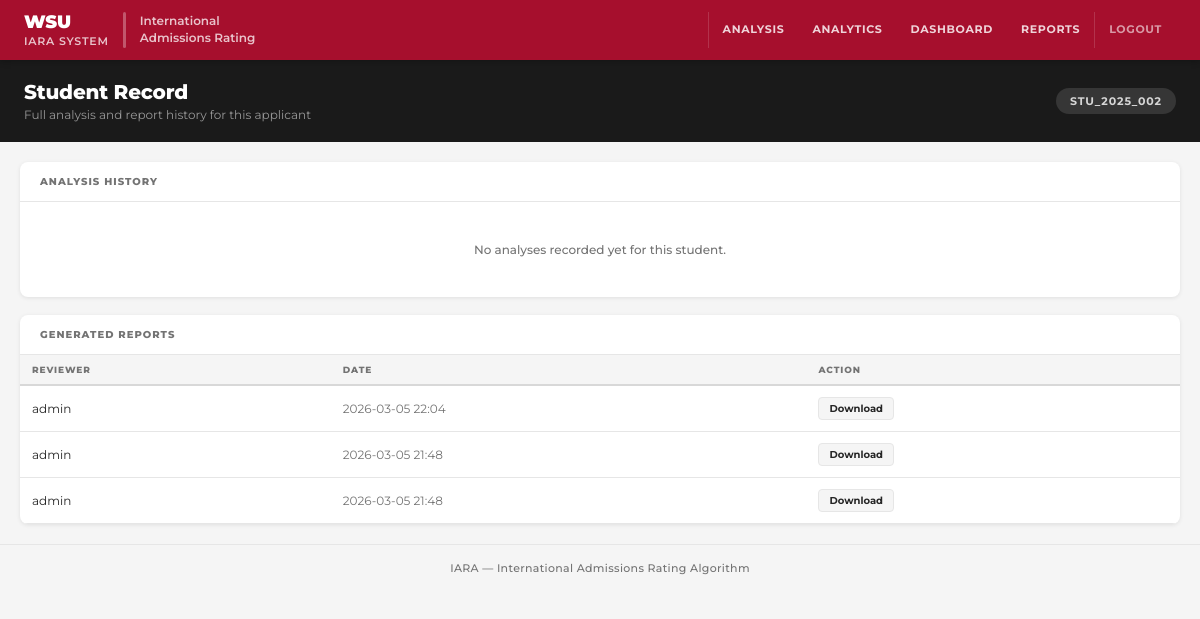
The app's page /student/STU_2025_002 (signed in) with its own data.
### tables this page shows
CREATE TABLE reports (
                    id INTEGER PRIMARY KEY AUTOINCREMENT,
                    analysis_id INTEGER,
                    student_id TEXT,
                    reviewed_by INTEGER,
                    reviewed_at TEXT DEFAULT CURRENT_TIMESTAMP,
                    pdf_blob BLOB,
                    file_size INTEGER
                );

CREATE TABLE users (
                    id INTEGER PRIMARY KEY AUTOINCREMENT,
                    username TEXT UNIQUE NOT NULL,
                    password_hash TEXT NOT NULL,
                    salt TEXT NOT NULL,
                    full_name TEXT,
                    email TEXT,
                    role TEXT DEFAULT 'reviewer',
                    is_active INTEGER DEFAULT 1,
                    created_at TEXT DEFAULT CURRENT_TIMESTAMP,
                    last_login TEXT
                );

### app.py (the view)
@app.route('/student/<student_id>')
def student_detail(student_id):
    redirect_response = require_login()
    if redirect_response:
        return redirect_response
    db = get_db()
    analyses = db.get_student_analyses(student_id) if hasattr(db, 'get_student_analyses') else []
    reports  = db.get_student_reports(student_id)  if hasattr(db, 'get_student_reports')  else []
    return render_template('student_detail.html',
                           username=session.get('full_name'),
                           student_id=student_id,
                           analyses=analyses,
                           reports=reports)

### app.py (called while the page is built)
def require_login():
    if 'user_id' not in session:
        return redirect(url_for('login'))
    return None

### db/database.py (called while the page is built)
def get_db() -> Database:
    global _db_instance
    if _db_instance is None:
        _db_instance = Database()
    return _db_instance

    def _get_connection(self):
        conn = sqlite3.connect(
            self.db_path,
            timeout=10,
            check_same_thread=False
        )
        conn.row_factory = sqlite3.Row
        conn.execute("PRAGMA journal_mode=WAL;")
        return conn

    def get_student_analyses(self, student_id: str) -> List[Dict]:
        with self._get_connection() as conn:
            cursor = conn.cursor()
            cursor.execute("""
                SELECT * FROM analysis_records
                WHERE student_id = ?
                ORDER BY analyzed_at DESC
            """, (student_id,))
            return [dict(row) for row in cursor.fetchall()]

    def get_student_reports(self, student_id: str) -> List[Dict]:
        with self._get_connection() as conn:
            cursor = conn.cursor()
            cursor.execute("""
                SELECT r.id, r.analysis_id, r.student_id, r.reviewed_at,
                       r.file_size, u.username AS reviewer
                FROM reports r
                LEFT JOIN users u ON r.reviewed_by = u.id
                WHERE r.student_id = ?
                ORDER BY r.reviewed_at DESC
            """, (student_id,))
            return [dict(row) for row in cursor.fetchall()]

### templates/student_detail.html (shortened to what this page needs)
<!DOCTYPE html>
<html lang="en">
<head>
  <link rel="stylesheet" href="https://cdn-web-wsu.s3-us-west-2.amazonaws.com/designsystem/1.x/build/dist/wsu-design-system.bundle.dist.css">
</head>
<body>
<header class="site-header">
  <a class="site-brand" href="/">
    <div><div class="brand-wsu">WSU</div><div class="brand-app">IARA System</div></div>
    <div class="brand-rule"></div>
    <div style="font-size:12px;font-weight:600;color:rgba(255,255,255,.75);line-height:1.4;">International<br>Admissions Rating</div>
  </a>
  <nav class="site-nav">
    <a href="/">Analysis</a><a href="/analytics">Analytics</a><a href="/dashboard">Dashboard</a>
    <a href="/reports">Reports</a>
    <div class="nav-div"></div><a href="/logout" style="opacity:.7">Logout</a>
  </nav>
</header>
<div class="page-hero">
  <div class="hero-text">
    <h1>Student Record</h1>
    <p>Full analysis and report history for this applicant</p>
  </div>
  <div class="hero-id">{{ student_id }}</div>
</div>
<main class="page-body">
  <div class="card">
    <div class="card-head"><h2>Analysis History</h2></div>
    {% if analyses %}
    <table class="data-table">
      <thead><tr><th>Date</th><th>Final Score</th></tr></thead>
      <tbody>
        {% for a in analyses %}
        <tr>
          <td style="color:var(--gm);">{{ a.analyzed_at[:16] if a.analyzed_at else '—' }}</td>
          <td><strong>{{ "%.2f"|format(a.final_score) if a.final_score else '—' }}</strong></td>
        </tr>
        {% endfor %}
      </tbody>
    </table>
    {% else %}
    <p class="empty-msg">No analyses recorded yet for this student.</p>
    {% endif %}
  </div>
  <div class="card">
    <div class="card-head"><h2>Generated Reports</h2></div>
    {% if reports %}
    <table class="data-table">
      <thead><tr><th>Reviewer</th><th>Date</th><th>Action</th></tr></thead>
      <tbody>
        {% for r in reports %}
        <tr>
          <td>{{ r.reviewer or '—' }}</td>
          <td style="color:var(--gm);">{{ r.reviewed_at[:16] if r.reviewed_at else '—' }}</td>
          <td><a href="/api/report/{{ r.id }}/download" class="dl-btn">Download</a></td>
        </tr>
        {% endfor %}
      </tbody>
    </table>
    {% else %}
    <p class="empty-msg">No reports generated yet for this student.</p>
    {% endif %}
  </div>
</main>
<footer class="site-footer">IARA — International Admissions Rating Algorithm </footer>
</body>
</html>

### templates/student_detail.html (style rules this page uses)
:root { --c:#a60f2d;--cd:#7a0b21;--gt:#262626;--gm:#737373;--gb:#e6e6e6;--gbg:#f5f5f5;--gd:#1a1a1a;--font:'Montserrat',sans-serif;--r:4px;--rmd:8px;--sh:0 1px 4px rgba(0,0,0,.09) }
*,*::before,*::after { margin:0;padding:0;box-sizing:border-box }
body { font-family:var(--font);font-size:14px;color:var(--gt);background:var(--gbg);min-height:100vh;-webkit-font-smoothing:antialiased }
.site-header { background:var(--c);display:flex;align-items:stretch;justify-content:space-between;padding:0 24px;position:sticky;top:0;z-index:200;box-shadow:0 2px 6px rgba(0,0,0,.22) }
.site-brand { display:flex;align-items:center;padding:12px 0;gap:0;text-decoration:none;color:#fff }
.brand-rule { width:3px;height:36px;background:rgba(255,255,255,.3);margin:0 14px;border-radius:2px;flex-shrink:0 }
.brand-wsu { font-size:18px;font-weight:900;letter-spacing:-.01em;line-height:1 }
.brand-app { font-size:11px;font-weight:600;letter-spacing:.07em;text-transform:uppercase;opacity:.75;margin-top:3px }
.site-nav { display:flex;align-items:stretch }
.site-nav a { display:flex;align-items:center;padding:0 14px;color:rgba(255,255,255,.82);text-decoration:none;font-size:11px;font-weight:700;letter-spacing:.06em;text-transform:uppercase;border-bottom:3px solid transparent;transition:all .15s }
.page-hero { background:var(--gd);color:#fff;padding:20px 24px;display:flex;align-items:center;justify-content:space-between }
.hero-text h1 { font-size:20px;font-weight:800;letter-spacing:-.01em }
.hero-text p { font-size:12px;color:rgba(255,255,255,.55);margin-top:3px }
.hero-id { font-size:11px;font-weight:700;letter-spacing:.08em;text-transform:uppercase;background:rgba(255,255,255,.12);padding:6px 14px;border-radius:20px;color:rgba(255,255,255,.8) }
.page-body { max-width:1200px;margin:0 auto;padding:20px;display:flex;flex-direction:column;gap:18px }
.card { background:#fff;border-radius:var(--rmd);box-shadow:var(--sh);overflow:hidden }
.card-head { padding:13px 20px;border-bottom:1px solid var(--gb) }
.card-head h2 { font-size:10px;font-weight:800;text-transform:uppercase;letter-spacing:.1em;color:var(--gm) }
.data-table { width:100%;border-collapse:collapse }
.data-table th { background:var(--gbg);padding:9px 12px;text-align:left;font-size:9px;font-weight:800;text-transform:uppercase;letter-spacing:.1em;color:var(--gm);border-bottom:2px solid #d8d8d8 }
.data-table td { padding:11px 12px;border-bottom:1px solid var(--gb);font-size:12px;color:var(--gt) }
.dl-btn { padding:4px 10px;background:var(--gbg);border:1px solid var(--gb);border-radius:var(--r);font-family:var(--font);font-size:10px;font-weight:700;cursor:pointer;color:var(--gt);text-decoration:none;display:inline-block }
.empty-msg { text-align:center;padding:40px;color:var(--gm);font-size:12px;font-weight:500 }
.site-footer { text-align:center;padding:16px;font-size:11px;color:var(--gm);font-weight:500;border-top:1px solid var(--gb);letter-spacing:.03em }

### records on screen
reports: username "admin", reviewed_at "2026-03-05 22:04"
reports: username "admin", reviewed_at "2026-03-05 21:48"
reports: username "admin", reviewed_at "2026-03-05 21:48"

### other values on screen
{{ student_id }} "STU_2025_002"
